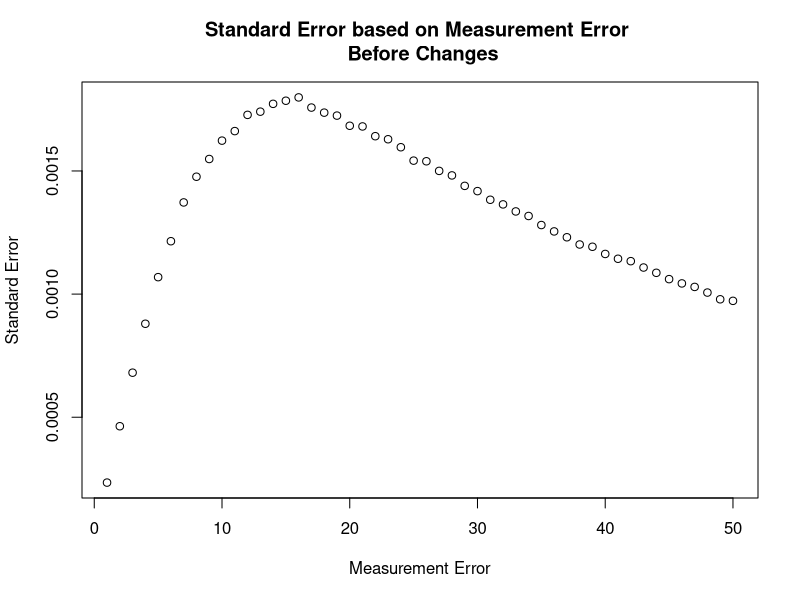
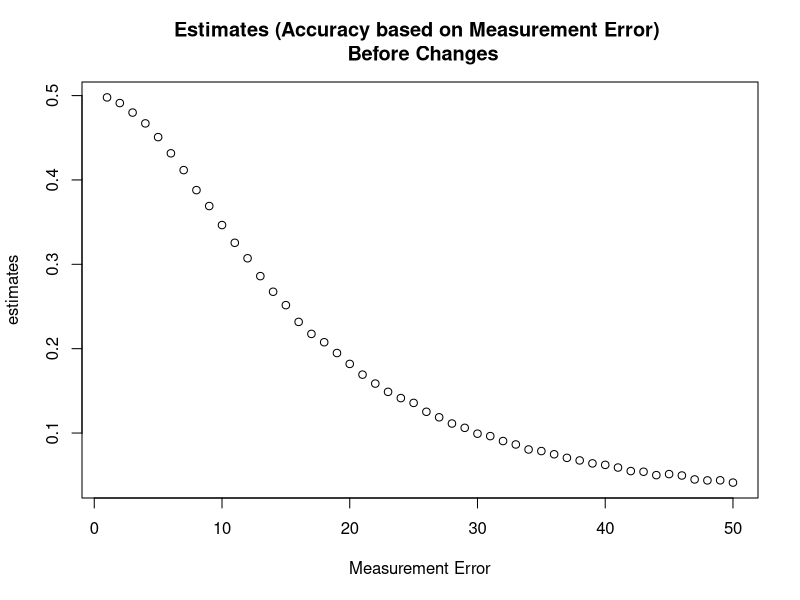
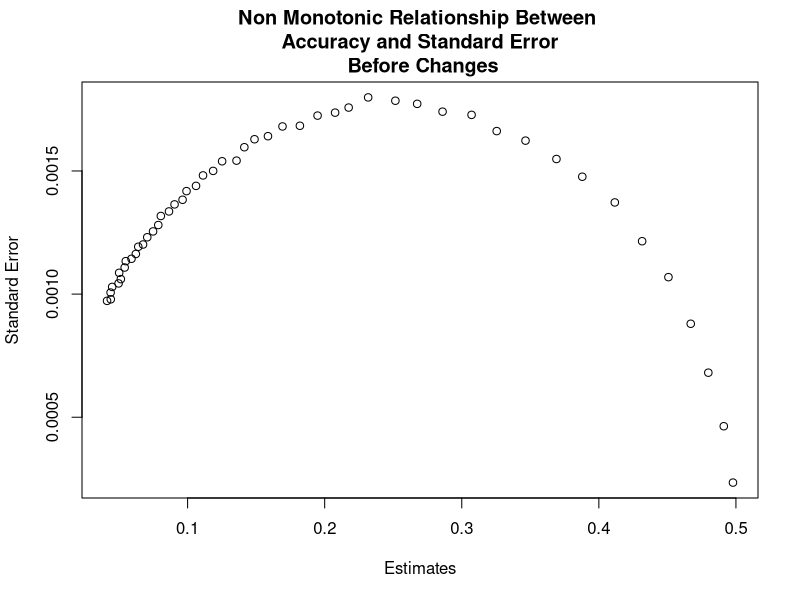
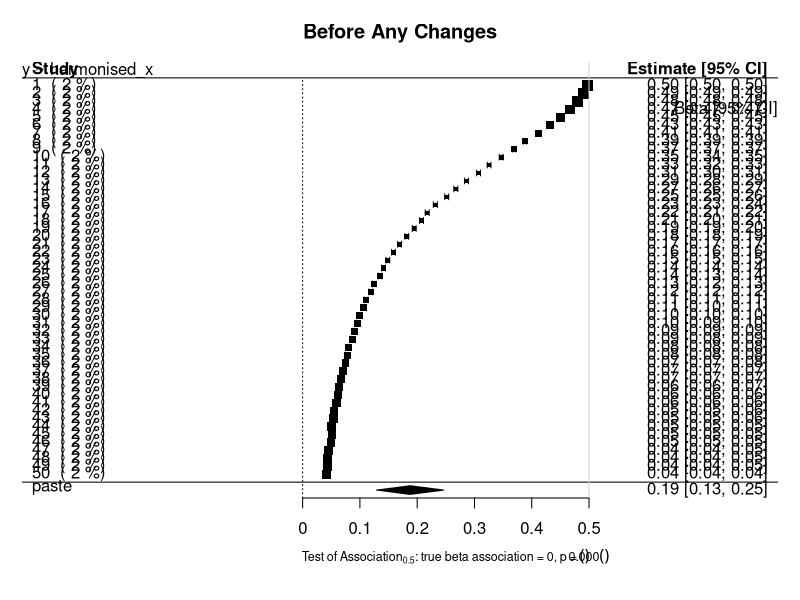
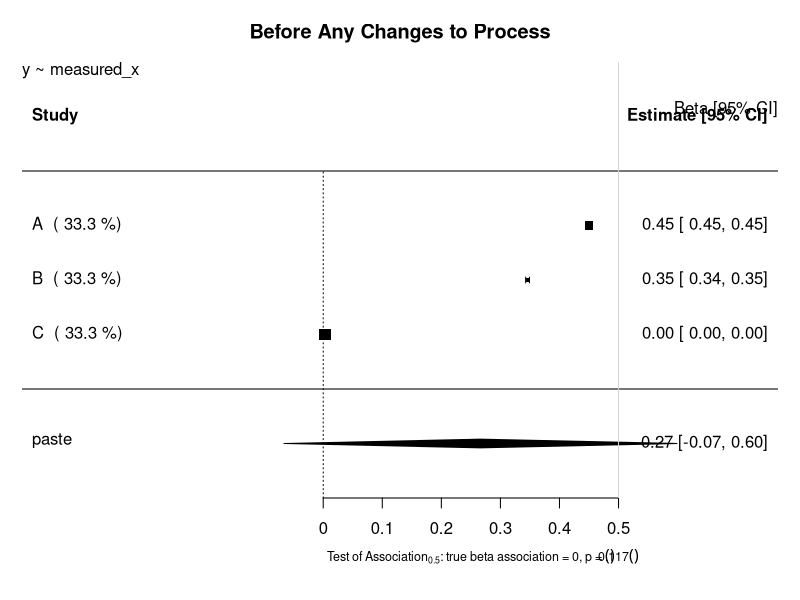
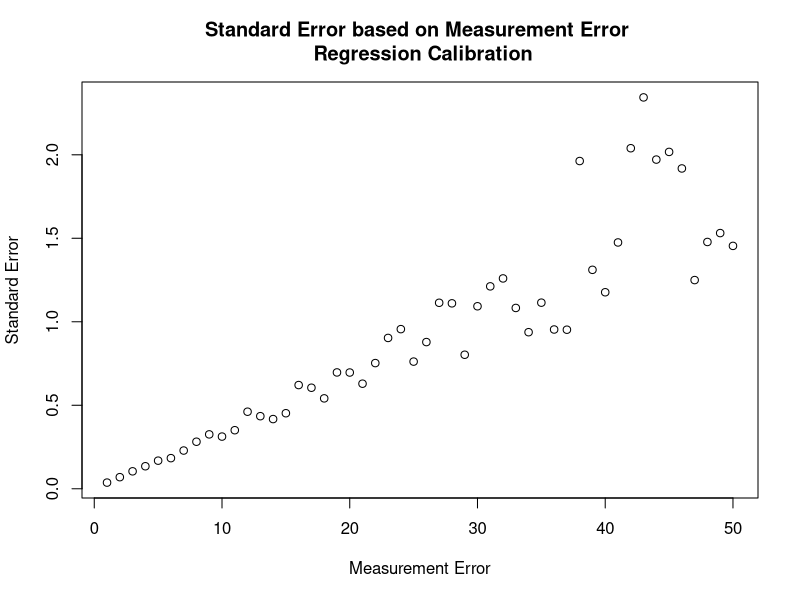
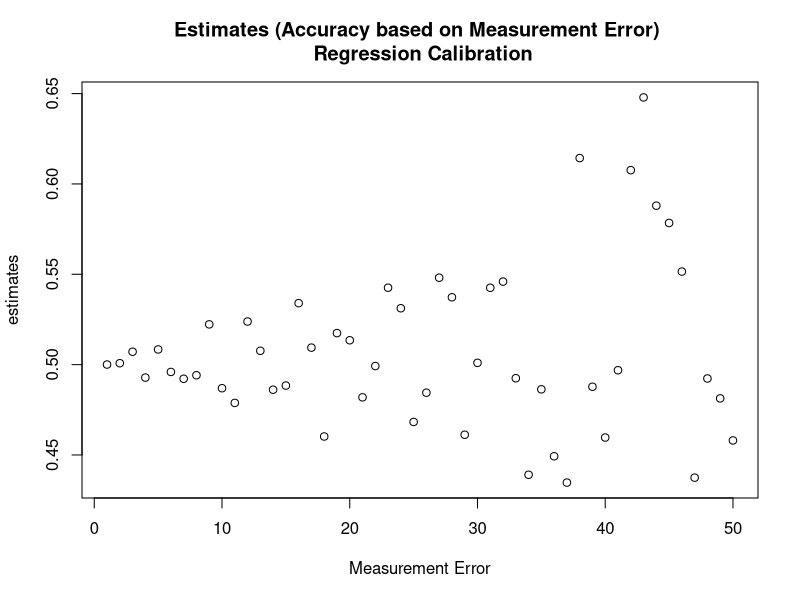
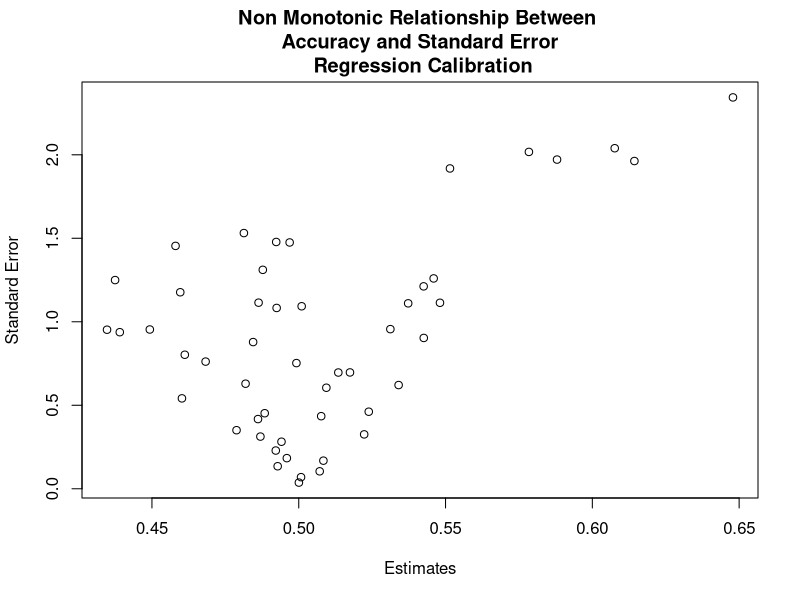

The R source for these figures, in order:
# Investigation into semi monotonic behaviour of standard error in Continuous Variables
## Author: Paul Scherer
##         Tom Bishop
## Institute: University of Cambridge MRC Epidemiology Unit 
## Date: 6.09.2017

# In this file we want to investigate whether we can replicate the semi monotonic behaviour exhibited by 
# standard error dependent on standard measurement error
library(ggplot2)
library(reshape2)
library(parallel)
library(stats)
library(metafor)

# Set save point for the plots
setwd("U:/workspace/paee_harmonisation/Reweighting/plots")

# Raw Data Set Properties
trueBeta = 0.5
constant = 20

study_size = 20000
raw_mean = 40
raw_stdev = 15

# Create Dataframe with x, create y from x, then add normal random noise to x
raw_data = data.frame(x = rnorm(n = study_size, mean = raw_mean, sd = raw_stdev))
raw_data$y = (trueBeta*raw_data$x) + constant

###############################################################################
########################### Functions #########################################
###############################################################################

createStudyData <- function(raw_data, measurement_error){
    x_error = rnorm(n = study_size, mean = 0, sd = measurement_error)
    raw_data$measured_x = raw_data$x + x_error
    return(raw_data)
}

createValidationData <- function(val_size, measurement_error) {
    validation_data = data.frame(x =  rnorm(n = val_size, mean = raw_mean, sd = raw_stdev))
    x_error = rnorm(n = val_size, mean = 0, sd = measurement_error)
    validation_data$measured_x = validation_data$x + x_error
    return (validation_data)
}

#######################################################################################
########################### Motivation of the Problem #################################
#######################################################################################
## Graphing Standard Error as a function of Measurement Error
error_upperbound = 50
std_error = vector("numeric", length = error_upperbound)
estimates = vector("numeric", length = error_upperbound)

set.seed(1)
for (measurement_error in 1:error_upperbound){
	x_error = rnorm(n = study_size, mean = 0, sd = measurement_error)
	raw_data$measured_x = raw_data$x + x_error
	fmla = as.formula(y ~ measured_x)
	linear_model = lm(formula = fmla, data = raw_data)
	x_estimate = linear_model$coefficients["measured_x"]
	x_stdErr = summary(linear_model)$coefficients["measured_x", "Std. Error"]
	std_error[measurement_error] = x_stdErr
	estimates[measurement_error] = x_estimate
}
plot (x = (1:error_upperbound), y = std_error, xlab = "Measurement Error", ylab = "Standard Error", main = "Standard Error based on Measurement Error \n Before Changes")
dev.copy(png,'continous_plot1.png')
dev.off()
plot (x = (1:error_upperbound), y = estimates, xlab = "Measurement Error", ylab = "estimates", main = "Estimates (Accuracy based on Measurement Error) \n Before Changes")
dev.copy(png,'continous_plot2.png')
dev.off()
plot (x = estimates, y = std_error, xlab = "Estimates", ylab = "Standard Error", main = "Non Monotonic Relationship Between \n Accuracy and Standard Error \n Before Changes")
dev.copy(png,'continous_plot3.png')
dev.off()


## Random Effects Model Forest Plot After Regression Calibration
estimates_forRMA = estimates
stand_errs = std_error
labels = 1:length(estimates)
res <- rma(yi = estimates_forRMA, sei = stand_errs, method='DL', slab = labels)
weights_res <- weights.rma.uni(res)

# Forest Plot
res$slab <- paste(res$slab, " (", round(weights.rma.uni(res),digits=1), "%)")
fmla = as.formula(y~harmonised_x)
forest(res, mlab=bquote(paste('Overall (I'^2*' = ', .(round(res$I2)),'%, p = ',
    .(sprintf("%.3f", round(res$QEp,3))),')')),
xlab=bquote(paste('Test of Association'[0.5]*': true beta association = 0, p = ',
    .(sprintf("%.3f", round(res$pval,3))))), cex=1, cex.lab=0.75, cex.axis=1, main = "Before Any Changes")
usr <- par("usr")
text(usr[2], usr[4], "Beta [95% CI]", adj = c(1, 4),cex=1)
text(usr[1], usr[4], paste0(gsub(paste0("Study Data","\\$"),"", deparse(fmla)),collapse="\n"), adj = c( 0, 1 ),cex=1)
abline(v = 0.5, col = "lightgray")
dev.copy(png,'continous_plot_big_no_changes.png')
dev.off()

#######################################################################################
######################## Before Any Changes to the Process ############################
#######################################################################################
# General Parameters
validation_size = 400

# Study A
measureError_A = 5
studyData_A = createStudyData(raw_data = raw_data, measurement_error = measureError_A)
validation_data_A = createValidationData(val_size = validation_size, measurement_error = measureError_A )

# Study B
measureError_B = 10
studyData_B = createStudyData(raw_data = raw_data, measurement_error = measureError_B)
validation_data_B = createValidationData(val_size = validation_size, measurement_error = measureError_B )

# Study C
measureError_C = 200
studyData_C = createStudyData(raw_data = raw_data, measurement_error = measureError_C)
validation_data_C = createValidationData(val_size = validation_size, measurement_error = measureError_C )


lm_A <- lm(formula=y~measured_x, data=studyData_A)
estimate_A = lm_A$coefficients["measured_x"]
stdError_A = summary(lm_A)$coefficients["measured_x","Std. Error"]

lm_B <- lm(formula=y~measured_x, data=studyData_B)
estimate_B = lm_B$coefficients["measured_x"]
stdError_B = summary(lm_B)$coefficients["measured_x","Std. Error"]

lm_C <- lm(formula=y~measured_x, data=studyData_C)
estimate_C = lm_C$coefficients["measured_x"]
stdError_C = summary(lm_C)$coefficients["measured_x","Std. Error"]


## Random Effects Model Forest Plot Before Regression Calibration
estimates = c(estimate_A, estimate_B, estimate_C)
stand_errs = c(stdError_A, stdError_B, stdError_C)
labels = c("A","B","C")
res <- rma(yi = estimates, sei = stand_errs, method='DL', slab = labels)
weights_res <- weights.rma.uni(res)

# Forest Plot
res$slab <- paste(res$slab, " (", round(weights.rma.uni(res),digits=1), "%)")
fmla = as.formula(y~measured_x)
forest(res, mlab=bquote(paste('Overall (I'^2*' = ', .(round(res$I2)),'%, p = ',
    .(sprintf("%.3f", round(res$QEp,3))),')')),
xlab=bquote(paste('Test of Association'[0.5]*': true beta association = 0, p = ',
    .(sprintf("%.3f", round(res$pval,3))))), cex=1, cex.lab=0.75, cex.axis=1, main = "Before Any Changes to Process")
usr <- par("usr")
text(usr[2], usr[4], "Beta [95% CI]", adj = c(1, 4),cex=1)
text(usr[1], usr[4], paste0(gsub(paste0("Study Data","\\$"),"", deparse(fmla)),collapse="\n"), adj = c( 0, 1 ),cex=1)
abline(v = 0.5, col = "lightgray")
dev.copy(png,'continous_plot4.png')
dev.off()


#######################################################################################
######################## Using Regression Calibration Classic #########################
#######################################################################################
## Graphing Standard Error as a function of Measurement Error
std_error = vector("numeric", length = error_upperbound)
estimates = vector("numeric", length = error_upperbound)

set.seed(1)
for (measurement_error in 1:error_upperbound){
    studyData_graph = createStudyData(raw_data = raw_data, measurement_error = measurement_error)
    validation_data_graph = createValidationData(val_size = validation_size, measurement_error = measurement_error)

    # calculate the lambda
    fmla_harmonisation = as.formula(x~measured_x)
    lambda_lm_graph <- lm(formula=fmla_harmonisation, data=validation_data_graph)
    lambda_graph = lambda_lm_graph$coefficients["measured_x"]
    stdError_lambda_graph = summary(lambda_lm_graph)$coefficients["measured_x","Std. Error"]

    # calculate the estimates using the normal study data
    lm_graph <- lm(formula=y~measured_x, data=studyData_graph)
    estimate_graph = lm_graph$coefficients["measured_x"]
    stdError_graph = summary(lm_graph)$coefficients["measured_x","Std. Error"]

    # Propagate Errors in Standard Error
    var_lambda = (sqrt(validation_size) * summary(lambda_lm_graph)$coefficients["measured_x","Std. Error"])^2
    var_Beta = (sqrt(validation_size) * summary(lm_graph)$coefficients["measured_x","Std. Error"])^2
    #var_Beta = summary(lm_A)$sigma**2
    # var_Beta = (summary(lm_A)$coefficients["measured_x","Std. Error"])^2
    lambda_pure = unlist(unname(lambda_lm_graph$coefficients["measured_x"]))
    beta_lambda_div_sq = (unname(unlist(lm_graph$coefficients["measured_x"]/(lambda_lm_graph$coefficients["measured_x"])^2)))^2
    delta_variance = (var_Beta / (lambda_pure)^2) + beta_lambda_div_sq * var_lambda
    delta_stdError_B = sqrt(delta_variance)/sqrt(validation_size) 
    delta_stdError_B = sqrt(delta_variance)

    std_error[measurement_error] = delta_stdError_B
    estimates[measurement_error] = estimate_graph/lambda_graph
}
plot (x = (1:error_upperbound), y = std_error, xlab = "Measurement Error", ylab = "Standard Error", main = "Standard Error based on Measurement Error \n Regression Calibration")
dev.copy(png,'continous_plot5.png')
dev.off()
plot (x = (1:error_upperbound), y = estimates, xlab = "Measurement Error", ylab = "estimates", main = "Estimates (Accuracy based on Measurement Error) \n Regression Calibration")
dev.copy(png,'continous_plot6.png')
dev.off()
plot (x = estimates, y = std_error, xlab = "Estimates", ylab = "Standard Error", main = "Non Monotonic Relationship Between \n Accuracy and Standard Error \n Regression Calibration")
dev.copy(png,'continous_plot7.png')
dev.off()

## Random Effects Model Forest Plot After Regression Calibration
estimates_forRMA = estimates
stand_errs = std_error
labels = 1:length(estimates)
res <- rma(yi = estimates_forRMA, sei = stand_errs, method='DL', slab = labels)
weights_res <- weights.rma.uni(res)

# Forest Plot
res$slab <- paste(res$slab, " (", round(weights.rma.uni(res),digits=1), "%)")
fmla = as.formula(y~harmonised_x)
forest(res, mlab=bquote(paste('Overall (I'^2*' = ', .(round(res$I2)),'%, p = ',
    .(sprintf("%.3f", round(res$QEp,3))),')')),
xlab=bquote(paste('Test of Association'[0.5]*': true beta association = 0, p = ',
    .(sprintf("%.3f", round(res$pval,3))))), cex=1, cex.lab=0.75, cex.axis=1, main = "After Regression Calibration")
usr <- par("usr")
text(usr[2], usr[4], "Beta [95% CI]", adj = c(1, 4),cex=1)
text(usr[1], usr[4], paste0(gsub(paste0("Study Data","\\$"),"", deparse(fmla)),collapse="\n"), adj = c( 0, 1 ),cex=1)
abline(v = 0.5, col = "lightgray")
dev.copy(png,'continous_plot_big_regression_calibration.png')
dev.off()




# Using real regression calibration.
## Modeling x ~ measured_x in validation
fmla_harmonisation = as.formula(x~measured_x)
# Study A
lambda_lm_A <- lm(formula=fmla_harmonisation, data=validation_data_A)
lambda_A = lambda_lm_A$coefficients["measured_x"]
stdError_lambda_A = summary(lambda_lm_A)$coefficients["measured_x","Std. Error"]

# Study B
lambda_lm_B <- lm(formula=fmla_harmonisation, data=validation_data_B)
lambda_B = lambda_lm_B$coefficients["measured_x"]
stdError_lambda_B = summary(lambda_lm_B)$coefficients["measured_x","Std. Error"]

# Study C
lambda_lm_C <- lm(formula=fmla_harmonisation, data=validation_data_C)
lambda_C = lambda_lm_C$coefficients["measured_x"]
stdError_lambda_C = summary(lambda_lm_C)$coefficients["measured_x","Std. Error"]


lm_A <- lm(formula=y~measured_x, data=studyData_A)
estimate_A = lm_A$coefficients["measured_x"]
stdError_A = summary(lm_A)$coefficients["measured_x","Std. Error"]

lm_B <- lm(formula=y~measured_x, data=studyData_B)
estimate_B = lm_B$coefficients["measured_x"]
stdError_B = summary(lm_B)$coefficients["measured_x","Std. Error"]

lm_C <- lm(formula=y~measured_x, data=studyData_C)
estimate_C = lm_C$coefficients["measured_x"]
stdError_C = summary(lm_C)$coefficients["measured_x","Std. Error"]

corrected_estimate_A = estimate_A / lambda_A
corrected_estimate_B = estimate_B / lambda_B
corrected_estimate_C = estimate_C / lambda_C

# calculate the corrected standard error
var_lambda = (summary(lambda_lm_A)$coefficients["measured_x","Std. Error"])^2
var_Beta = (summary(lm_A)$coefficients["measured_x","Std. Error"])^2
#var_Beta = summary(lm_A)$sigma**2
lambda_pure = unlist(unname(lambda_lm_A$coefficients["measured_x"]))
beta_lambda_div_sq = (unname(unlist(lm_A$coefficients["measured_x"]/(lambda_lm_A$coefficients["measured_x"])^2)))^2
delta_variance = (var_Beta / (lambda_pure)^2) + (beta_lambda_div_sq * var_lambda)
delta_stdError_A = sqrt(delta_variance)/sqrt(validation_size) 
delta_stdError_A = sqrt(delta_variance)

var_lambda = (summary(lambda_lm_B)$coefficients["measured_x","Std. Error"])^2
var_Beta = (sqrt(validation_size) * summary(lm_B)$coefficients["measured_x","Std. Error"])^2
#var_Beta = summary(lm_A)$sigma**2
lambda_pure = unlist(unname(lambda_lm_B$coefficients["measured_x"]))
beta_lambda_div_sq = (unname(unlist(lm_B$coefficients["measured_x"]/(lambda_lm_B$coefficients["measured_x"])^2)))^2
delta_variance = (var_Beta / (lambda_pure)^2) + beta_lambda_div_sq * var_lambda
delta_stdError_B = sqrt(delta_variance)/sqrt(validation_size) 
delta_stdError_B = sqrt(delta_variance)


var_lambda = (summary(lambda_lm_C)$coefficients["measured_x","Std. Error"])^2
var_Beta = (sqrt(validation_size) * summary(lm_C)$coefficients["measured_x","Std. Error"])^2
#var_Beta = summary(lm_A)$sigma**2
lambda_pure = unlist(unname(lambda_lm_C$coefficients["measured_x"]))
beta_lambda_div_sq = (unname(unlist(lm_C$coefficients["measured_x"]/(lambda_lm_C$coefficients["measured_x"])^2)))^2
delta_variance = (var_Beta / (lambda_pure)^2) + beta_lambda_div_sq * var_lambda
delta_stdError_C = sqrt(delta_variance)/sqrt(validation_size) 
delta_stdError_C = sqrt(delta_variance)

## Random Effects Model Forest Plot After Regression Calibration
estimates = c(corrected_estimate_A, corrected_estimate_B, corrected_estimate_C)
stand_errs = c(delta_stdError_A, delta_stdError_B, delta_stdError_C)
labels = c("A","B","C")
res <- rma(yi = estimates, sei = stand_errs, method='DL', slab = labels)
weights_res <- weights.rma.uni(res)

# Forest Plot
res$slab <- paste(res$slab, " (", round(weights.rma.uni(res),digits=1), "%)")
fmla = as.formula(y~harmonised_x)
forest(res, mlab=bquote(paste('Overall (I'^2*' = ', .(round(res$I2)),'%, p = ',
    .(sprintf("%.3f", round(res$QEp,3))),')')),
xlab=bquote(paste('Test of Association'[0.5]*': true beta association = 0, p = ',
    .(sprintf("%.3f", round(res$pval,3))))), cex=1, cex.lab=0.75, cex.axis=1, main = "After Regression Calibration")
usr <- par("usr")
text(usr[2], usr[4], "Beta [95% CI]", adj = c(1, 4),cex=1)
text(usr[1], usr[4], paste0(gsub(paste0("Study Data","\\$"),"", deparse(fmla)),collapse="\n"), adj = c( 0, 1 ),cex=1)
abline(v = 0.5, col = "lightgray")
dev.copy(png,'continous_plot8.png')
dev.off()


#######################################################################################
######################## USING THE MODEL OF ERROR *PREDICT* ###########################
#######################################################################################
## PREDICT (ERROR IN VARIABLES MODELS)

## Graphing Standard Error as a function of Measurement Error
std_error = vector("numeric", length = error_upperbound)
estimates = vector("numeric", length = error_upperbound)

set.seed(1)

for (measurement_error in 1:error_upperbound){
    studyData_graph = createStudyData(raw_data = raw_data, measurement_error = measurement_error)
    validation_data_graph = createValidationData(val_size = validation_size, measurement_error = measurement_error)

    # calculate the Error Model
    error_model_graph <- lm(formula=fmla_harmonisation, data=validation_data_graph)
    lambda_graph = error_model_graph$coefficients["measured_x"]
    stdError_lambda_graph = summary(error_model_graph)$coefficients["measured_x","Std. Error"]

    # calculate the estimates using the normal study data
    new = data.frame(measured_x = studyData_graph$measured_x)
    studyData_graph$harmonised_x = predict(error_model_graph, newdata = new)
    lm_graph <- lm(formula=y~harmonised_x, data=studyData_graph)
    estimate_graph = lm_graph$coefficients["harmonised_x"]
    stdError_graph = summary(lm_graph)$coefficients["harmonised_x","Std. Error"]


    std_error[measurement_error] = stdError_graph
    estimates[measurement_error] = estimate_graph
}
plot (x = (1:error_upperbound), y = std_error, xlab = "Measurement Error", ylab = "Standard Error", main = "Standard Error based on Measurement Error \n Error Model Pred")
dev.copy(png,'continous_plot9.png')
dev.off()
plot (x = (1:error_upperbound), y = estimates, xlab = "Measurement Error", ylab = "estimates", main = "Estimates (Accuracy based on Measurement Error) \n Error Model Pred")
dev.copy(png,'continous_plot10.png')
dev.off()
plot (x = estimates, y = std_error, xlab = "Estimates", ylab = "Standard Error", main = "Monotonic Relationship Between \n Accuracy and Standard Error \n Error Model Pred")
dev.copy(png,'continous_plot11.png')
dev.off()

## Random Effects Model Forest Plot After Regression Calibration
estimates_forRMA = estimates
stand_errs = std_error
labels = 1:length(estimates)
res <- rma(yi = estimates_forRMA, sei = stand_errs, method='DL', slab = labels)
weights_res <- weights.rma.uni(res)

# Forest Plot
res$slab <- paste(res$slab, " (", round(weights.rma.uni(res),digits=1), "%)")
fmla = as.formula(y~harmonised_x)
forest(res, mlab=bquote(paste('Overall (I'^2*' = ', .(round(res$I2)),'%, p = ',
    .(sprintf("%.3f", round(res$QEp,3))),')')),
xlab=bquote(paste('Test of Association'[0.5]*': true beta association = 0, p = ',
    .(sprintf("%.3f", round(res$pval,3))))), cex=1, cex.lab=0.75, cex.axis=1, main = "Error Model Predict Big Regression")
usr <- par("usr")
text(usr[2], usr[4], "Beta [95% CI]", adj = c(1, 4),cex=1)
text(usr[1], usr[4], paste0(gsub(paste0("Study Data","\\$"),"", deparse(fmla)),collapse="\n"), adj = c( 0, 1 ),cex=1)
abline(v = 0.5, col = "lightgray")
dev.copy(png,'continous_plot_big_error_model.png')
dev.off()


## Modeling x ~ measured_x in validation
fmla_harmonisation = as.formula(x~measured_x)
# Study A
lambda_lm_A <- lm(formula=fmla_harmonisation, data=validation_data_A)
lambda_A = lambda_lm_A$coefficients["measured_x"]
stdError_lambda_A = summary(lambda_lm_A)$coefficients["measured_x","Std. Error"]

# Study B
lambda_lm_B <- lm(formula=fmla_harmonisation, data=validation_data_B)
lambda_B = lambda_lm_B$coefficients["measured_x"]
stdError_lambda_B = summary(lambda_lm_B)$coefficients["measured_x","Std. Error"]

# Study C
lambda_lm_C <- lm(formula=fmla_harmonisation, data=validation_data_C)
lambda_C = lambda_lm_C$coefficients["measured_x"]
stdError_lambda_C = summary(lambda_lm_C)$coefficients["measured_x","Std. Error"]


## Transformation and Regression
# Study A
new = data.frame(measured_x = studyData_A$measured_x)
studyData_A$harmonised_x = predict(lambda_lm_A, newdata = new)
lm_A <- lm(formula=y~harmonised_x, data=studyData_A)
estimate_A = lm_A$coefficients["harmonised_x"]
stdError_A = summary(lm_A)$coefficients["harmonised_x","Std. Error"]

# Study B
new = data.frame(measured_x = studyData_B$measured_x)
studyData_B$harmonised_x = predict(lambda_lm_B, newdata = new)
lm_B <- lm(formula=y~harmonised_x, data=studyData_B)
estimate_B = lm_B$coefficients["harmonised_x"]
stdError_B = summary(lm_B)$coefficients["harmonised_x","Std. Error"]

# Study C
new = data.frame(measured_x = studyData_C$measured_x)
studyData_C$harmonised_x = predict(lambda_lm_C, newdata = new)
lm_C <- lm(formula=y~harmonised_x, data=studyData_C)
estimate_C = lm_C$coefficients["harmonised_x"]
stdError_C = summary(lm_C)$coefficients["harmonised_x","Std. Error"]


## Random Effects Model Forest Plot After Regression Modeling
estimates = c(estimate_A, estimate_B, estimate_C)
stand_errs = c(stdError_A, stdError_B, stdError_C)
labels = c("A","B","C")
res <- rma(yi = estimates, sei = stand_errs, method='DL', slab = labels)
weights_res <- weights.rma.uni(res)

# Forest Plot
res$slab <- paste(res$slab, " (", round(weights.rma.uni(res),digits=1), "%)")
fmla = as.formula(y~harmonised_x)
forest(res, mlab=bquote(paste('Overall (I'^2*' = ', .(round(res$I2)),'%, p = ',
    .(sprintf("%.3f", round(res$QEp,3))),')')),
xlab=bquote(paste('Test of Association'[0.5]*': true beta association = 0, p = ',
    .(sprintf("%.3f", round(res$pval,3))))), cex=1, cex.lab=0.75, cex.axis=1, main = "Using Predict aka 'Error Model'")
usr <- par("usr")
text(usr[2], usr[4], "Beta [95% CI]", adj = c(1, 4),cex=1)
text(usr[1], usr[4], paste0(gsub(paste0("Study Data","\\$"),"", deparse(fmla)),collapse="\n"), adj = c( 0, 1 ),cex=1)
abline(v = 0.5, col = "lightgray")
dev.copy(png,'continous_plot12.png')
dev.off()


# #######################################################################################
# ######################## USING THE MODEL OF ERROR *PREDICT* ###########################
# ################## DONE MANUALLY WITH MODEL PARAMETER ESTIMATES #######################
# #######################################################################################
# ## PREDICT (ERROR IN VARIABLES MODELS)

# ## Graphing Standard Error as a function of Measurement Error
# std_error = vector("numeric", length = error_upperbound)
# estimates = vector("numeric", length = error_upperbound)

# set.seed(1)

# for (measurement_error in 1:error_upperbound){
#     studyData_graph = createStudyData(raw_data = raw_data, measurement_error = measurement_error)
#     validation_data_graph = createValidationData(val_size = validation_size, measurement_error = measurement_error)

#     # calculate the Error Model
#     error_model_graph <- lm(formula=fmla_harmonisation, data=validation_data_graph)
#     lambda_graph = error_model_graph$coefficients["measured_x"]
#     intercept_lambda_graph = error_model_graph$coefficients["(Intercept)"]

#     # calculate the estimates using the normal study data
#     studyData_graph$lambdadx = studyData_graph$measured_x*lambda_graph + intercept_lambda_graph
#     lm_graph <- lm(formula=y~lambdadx, data=studyData_graph)
#     estimate_graph = lm_graph$coefficients["lambdadx"]
#     stdError_graph = summary(lm_graph)$coefficients["lambdadx","Std. Error"]

#     estimates[measurement_error] = estimate_graph
#     std_error[measurement_error] = stdError_graph
# }
# plot (x = (1:error_upperbound), y = std_error, xlab = "Measurement Error", ylab = "Standard Error", main = "Standard Error based on Measurement Error \n Error Model Pred")
# dev.copy(png,'continous_plot13.png')
# dev.off()

# plot (x = (1:error_upperbound), y = estimates, xlab = "Measurement Error", ylab = "estimates", main = "Estimates (Accuracy based on Measurement Error) \n Error Model Pred")
# dev.copy(png,'continous_plot14.png')
# dev.off()

# plot (x = estimates, y = std_error, xlab = "Estimates", ylab = "Standard Error", main = "Monotonic Relationship Between \n Accuracy and Standard Error \n Error Model Pred")
# dev.copy(png,'continous_plot15.png')
# dev.off()


# ## By manually predicting values using the model created
# ## Modeling x ~ measured_x in validation
# fmla_harmonisation = as.formula(x~measured_x)
# # Study A
# lambda_lm_A <- lm(formula=fmla_harmonisation, data=validation_data_A)
# lambda_A = lambda_lm_A$coefficients["measured_x"]
# intercept_lambda_A = lambda_lm_A$coefficients["(Intercept)"]
# stdError_lambda_A = summary(lambda_lm_A)$coefficients["measured_x","Std. Error"]

# # Study B
# lambda_lm_B <- lm(formula=fmla_harmonisation, data=validation_data_B)
# lambda_B = lambda_lm_B$coefficients["measured_x"]
# intercept_lambda_B = lambda_lm_B$coefficients["(Intercept)"]
# stdError_lambda_B = summary(lambda_lm_B)$coefficients["measured_x","Std. Error"]

# # Study C
# lambda_lm_C <- lm(formula=fmla_harmonisation, data=validation_data_C)
# lambda_C = lambda_lm_C$coefficients["measured_x"]
# intercept_lambda_C = lambda_lm_C$coefficients["(Intercept)"]
# stdError_lambda_C = summary(lambda_lm_C)$coefficients["measured_x","Std. Error"]

# studyData_A$lambdadx = studyData_A$measured_x*lambda_A + intercept_lambda_A
# lm_A <- lm(formula=y~lambdadx, data=studyData_A)
# estimate_A = lm_A$coefficients["lambdadx"]
# stdError_A = summary(lm_A)$coefficients["lambdadx","Std. Error"]

# studyData_B$lambdadx = studyData_B$measured_x*lambda_B + intercept_lambda_B
# lm_B <- lm(formula=y~lambdadx, data=studyData_B)
# estimate_B = lm_B$coefficients["lambdadx"]
# stdError_B = summary(lm_B)$coefficients["lambdadx","Std. Error"]

# studyData_C$lambdadx = studyData_C$measured_x*lambda_C + intercept_lambda_C
# lm_C <- lm(formula=y~lambdadx, data=studyData_C)
# estimate_C = lm_C$coefficients["lambdadx"]
# stdError_C = summary(lm_C)$coefficients["lambdadx","Std. Error"]


# ## Random Effects Model Forest Plot After Regression Calibration in all members of measured x
# estimates = c(estimate_A, estimate_B, estimate_C)
# stand_errs = c(stdError_A, stdError_B, stdError_C)
# labels = c("A","B","C")
# res <- rma(yi = estimates, sei = stand_errs, method='DL', slab = labels)
# weights_res <- weights.rma.uni(res)

# # Forest Plot
# res$slab <- paste(res$slab, " (", round(weights.rma.uni(res),digits=1), "%)")
# fmla = as.formula(y~harmonised_x)
# forest(res, mlab=bquote(paste('Overall (I'^2*' = ', .(round(res$I2)),'%, p = ',
#     .(sprintf("%.3f", round(res$QEp,3))),')')),
# xlab=bquote(paste('Test of Association'[0.5]*': true beta association = 0.5, p = ',
#     .(sprintf("%.3f", round(res$pval,3))))), cex=1, cex.lab=0.75, cex.axis=1, main = "Using 'Error Model'")
# usr <- par("usr")
# text(usr[2], usr[4], "Beta [95% CI]", adj = c(1, 4),cex=1)
# text(usr[1], usr[4], paste0(gsub(paste0("Study Data","\\$"),"", deparse(fmla)),collapse="\n"), adj = c( 0, 1 ),cex=1)
# abline(v = 0.5, col = "lightgray")
# dev.copy(png,'continous_plot16.png')
# dev.off()
